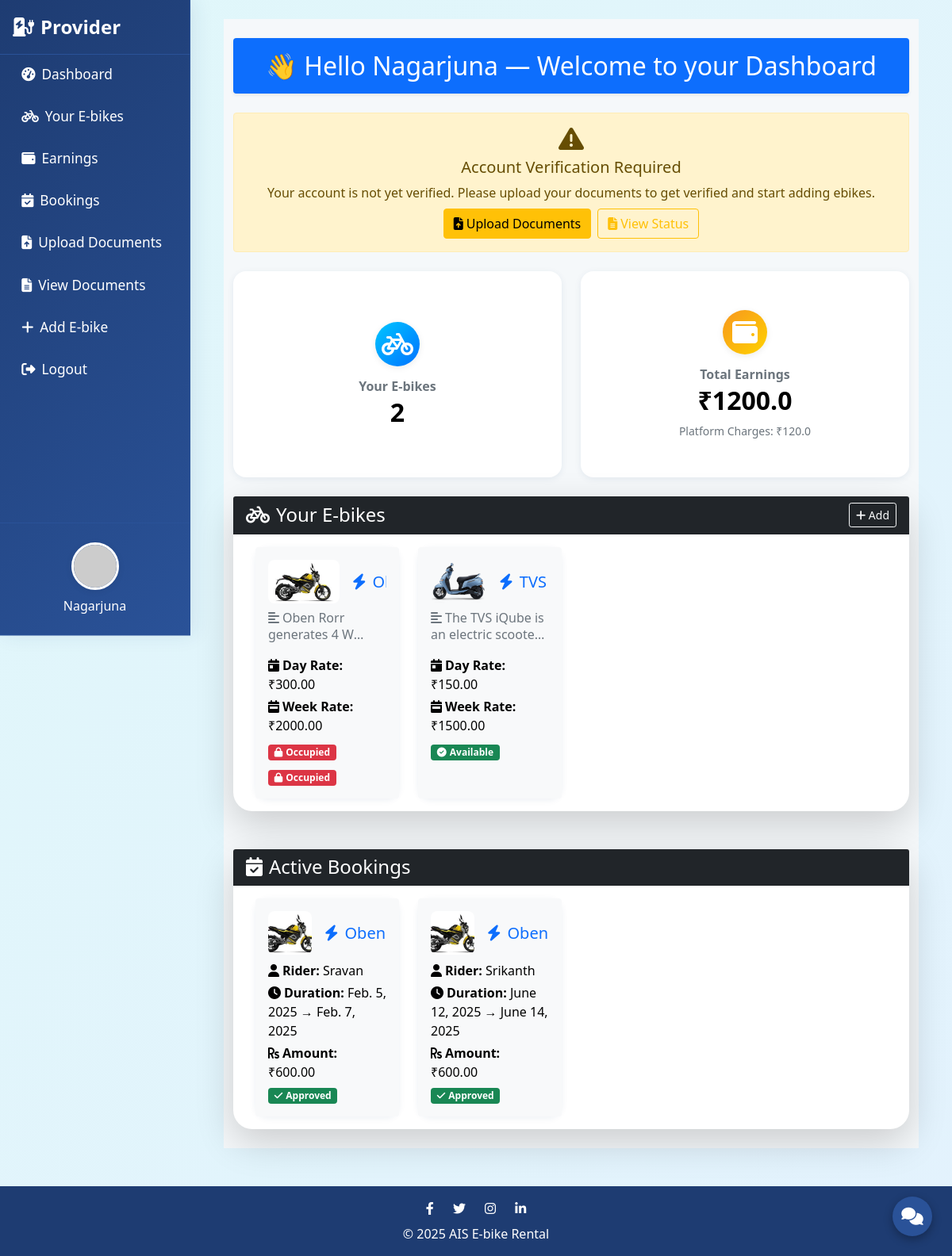
Before: /vehicle-providers/dashboard/ (signed in) with the older database file.
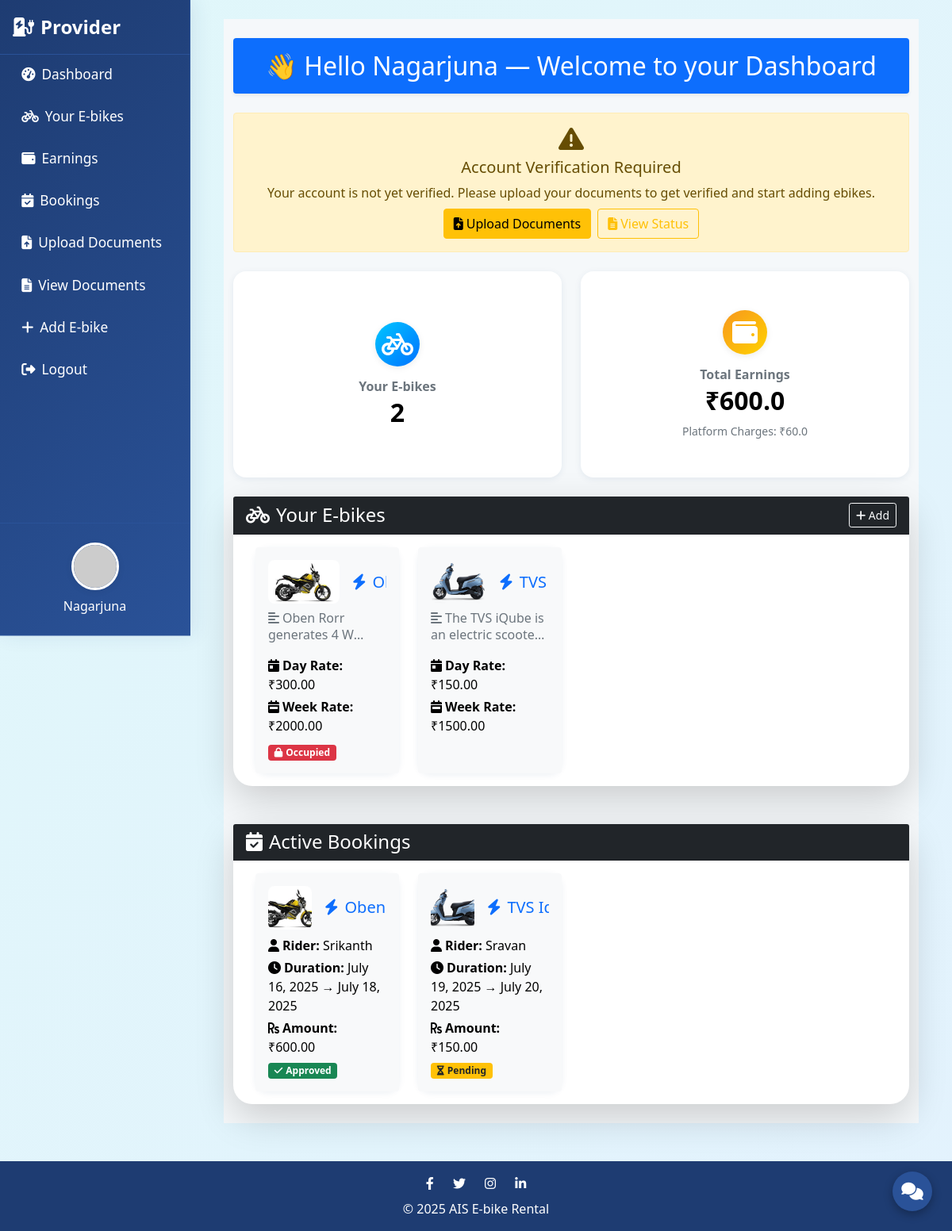
After: the same page with the newer database file.
### core/models.py (models this page shows)
class EBike(models.Model):
    name = models.CharField(max_length=100)
    description = models.TextField()
    price_per_day = models.DecimalField(max_digits=6, decimal_places=2)
    price_per_week = models.DecimalField(max_digits=6, decimal_places=2)
    image = models.ImageField(upload_to='ebikes/')
    provider = models.ForeignKey(User, on_delete=models.CASCADE, related_name='ebikes')
    is_available = models.BooleanField(default=True)

class Booking(models.Model):
    rider = models.ForeignKey(User, on_delete=models.CASCADE, related_name='bookings')
    ebike = models.ForeignKey(EBike, on_delete=models.CASCADE, related_name='bookings')
    start_date = models.DateField()
    end_date = models.DateField()
    total_price = models.DecimalField(max_digits=8, decimal_places=2)
    is_approved = models.BooleanField(default=False)
    is_paid = models.BooleanField(default=False)

class User(AbstractUser):
    is_rider = models.BooleanField(default=False)
    is_vehicle_provider = models.BooleanField(default=False)
    mobile_number = models.CharField(max_length=15)
    profile_image = models.ImageField(upload_to='profile_images/', blank=True, null=True)
    is_verified_provider = models.BooleanField(default=False, help_text="Admin verification status for vehicle providers")
    verification_notes = models.TextField(blank=True, null=True, help_text="Admin notes about verification")

### vehicle_providers/views.py (the view)
# urls.py: path('dashboard/', views.vehicle_provider_dashboard, name='vehicle_provider_dashboard'),
@login_required
def vehicle_provider_dashboard(request):
    ebikes = EBike.objects.filter(provider=request.user)
    bookings = Booking.objects.filter(ebike__provider=request.user)
    total_earnings = sum(float(booking.total_price) for booking in bookings if booking.is_approved)
    platform_charges = total_earnings * 0.1
    return render(request, 'vehicle_providers/dashboard.html', {
        'ebikes': ebikes,
        'bookings': bookings,
        'total_earnings': total_earnings,
        'platform_charges': platform_charges
    })

### core/context_processors.py (called while the page is built)
def unread_notification_count(request):
    try:
        Notification = apps.get_model('core', 'Notification')
        public_count = Notification.objects.filter(is_public=True).count()
        if request.user.is_authenticated:
            user_count = Notification.objects.filter(recipient=request.user, is_read=False).count()
            count = public_count + user_count
        else:
            count = public_count
    except Exception:
        count = 0
    return {'unread_notification_count': count}

### templates/vehicle_providers/dashboard.html (shortened to what the changed rows need)
{% extends 'core/base.html' %}
{% block content %}
<div class="main-content-with-sidebar">
  <div class="container-xxl py-4">
    <h2 class="text-center text-white bg-primary py-3 px-2 rounded shadow-sm mb-4">
      👋 Hello {{ request.user.username }} — Welcome to your Dashboard
    </h2>
    <div class="row g-4 mb-4">
      <div class="col-md-6 col-12">
        <div class="card summary-card h-100 border-0 text-center">
          <div class="card-body py-4 d-flex flex-column align-items-center justify-content-center">
            <h2 class="fw-bold mb-0">{{ ebikes|length }}</h2>
          </div>
        </div>
      </div>
      <div class="col-md-6 col-12">
        <div class="card summary-card h-100 border-0 text-center">
          <div class="card-body py-4 d-flex flex-column align-items-center justify-content-center">
            <div class="icon-circle mb-3" style="background: linear-gradient(135deg, #f7971e 0%, #ffd200 100%);"><i class="fas fa-wallet"></i></div>
            <h6 class="fw-bold text-secondary mb-1">Total Earnings</h6>
            <h2 class="fw-bold mb-0">₹{{ total_earnings }}</h2>
            <div class="small text-muted mt-2">Platform Charges: ₹{{ platform_charges }}</div>
          </div>
        </div>
      </div>
    </div>
    <div class="row g-4 w-100 mx-0" id="ebikes-section">
      <div class="card shadow-lg border-0 w-100 px-0" style="border-radius: 1.5rem;">
        <div class="card-body overflow-auto" style="max-height: 60vh">
          <div class="row g-4 w-100 mx-0">
            {% for ebike in ebikes %}
              <div class="col-lg-3 col-md-4 col-sm-6 col-12">
                <div class="card provider-ebike-card border-0 h-100 animated-card">
                  <div class="card-body bg-light rounded">
                    <div class="d-flex align-items-center mb-2">
                      {% if ebike.image %}
                        <img src="{{ ebike.image.url }}" alt="{{ ebike.name }}" style="width: 90px; height: 55px; object-fit: cover; border-radius: 8px;" class="me-3" />
                      {% else %}
                        <img src="https://api.dicebear.com/7.x/icons/svg?seed={{ ebike.name }}" alt="{{ ebike.name }}" style="width: 90px; height: 55px; object-fit: cover; border-radius: 8px;" class="me-3" />
                      {% endif %}
                      <h5 class="card-title text-primary mb-0 bike-name-short" title="{{ ebike.name }}"><i class="fas fa-bolt me-2"></i>{{ ebike.name }}</h5>
                    </div>
                    <p class="card-text text-muted bike-desc-short"><i class="fas fa-align-left me-1"></i>{{ ebike.description|truncatewords:15 }}</p>
                    <p class="card-text mb-1"><i class="fas fa-calendar-day me-1"></i><strong>Day Rate:</strong> ₹{{ ebike.price_per_day }}</p>
                    <p class="card-text mb-2"><i class="fas fa-calendar-week me-1"></i><strong>Week Rate:</strong> ₹{{ ebike.price_per_week }}</p>
                    {% with shown=False %}
                      {% for booking in ebike.bookings.all %}
                        {% if booking.is_approved and not shown %}
                          <div class="mt-2">
                            <span class="badge bg-danger"><i class="fas fa-lock me-1"></i>Occupied</span>
                          </div>
                        {% endif %}
                      {% endfor %}
                      {% if not shown and ebike.bookings.all|length == 0 %}
                        <div class="mt-2">
                          <span class="badge bg-success"><i class="fas fa-check-circle me-1"></i>Available</span>
                        </div>
                      {% endif %}
                    {% endwith %}
                  </div>
                </div>
              </div>
            {% empty %}
            <p class="text-muted">No E-bikes registered yet.</p>
            {% endfor %}
          </div>
        </div>
      </div>
    </div>
    <div class="row g-4 mt-4 w-100 mx-0" id="bookings-section">
      <div class="card shadow-lg border-0 w-100 px-0" style="border-radius: 1.5rem;">
        <div class="card-body overflow-auto" style="max-height: 60vh">
          <div class="row g-4 w-100 mx-0">
            {% for booking in bookings %}
              <div class="col-lg-3 col-md-4 col-sm-6 col-12">
                <div class="card provider-booking-card border-0 h-100 animated-card">
                  <div class="card-body bg-light rounded">
                    <div class="d-flex align-items-center mb-2">
                      {% if booking.ebike.image %}
                        <img src="{{ booking.ebike.image.url }}" alt="{{ booking.ebike.name }}" style="width: 55px; height: 55px; object-fit: cover; border-radius: 8px;" class="me-3" />
                      {% else %}
                        <img src="https://api.dicebear.com/7.x/icons/svg?seed={{ booking.ebike.name }}" alt="{{ booking.ebike.name }}" style="width: 55px; height: 55px; object-fit: cover; border-radius: 8px;" class="me-3" />
                      {% endif %}
                      <h5 class="card-title text-primary mb-0 bike-name-short" title="{{ booking.ebike.name }}"><i class="fas fa-bolt me-2"></i>{{ booking.ebike.name }}</h5>
                    </div>
                    <p class="card-text mb-1"><i class="fas fa-user me-1"></i><strong>Rider:</strong> {{ booking.rider.username }}</p>
                    <p class="card-text mb-1"><i class="fas fa-clock me-1"></i><strong>Duration:</strong> {{ booking.start_date }} → {{ booking.end_date }}</p>
                    <p class="card-text mb-1"><i class="fas fa-rupee-sign me-1"></i><strong>Amount:</strong> ₹{{ booking.total_price }}</p>
                    <span class="badge {% if booking.is_approved %}bg-success{% else %}bg-warning text-dark{% endif %}">
                      {% if booking.is_approved %}<i class="fas fa-check me-1"></i>Approved{% else %}<i class="fas fa-hourglass-half me-1"></i>Pending{% endif %}
                    </span>
                  </div>
                </div>
              </div>
            {% empty %}
            <p class="text-muted">You have no current bookings.</p>
            {% endfor %}
          </div>
        </div>
      </div>
    </div>
  </div>
</div>
<link href="https://cdnjs.cloudflare.com/ajax/libs/font-awesome/6.4.0/css/all.min.css" rel="stylesheet">
{% endblock %}

Changed rows visible on the page:
removed Booking: is_approved True (drawn), ebike.image (picture), ebike.name "Ob…", rider.username "Sravan", start_date "Feb. 5, 2025", end_date "Feb. 7, 2025", total_price "600.00"
removed Booking: is_approved True (drawn), ebike.image (picture), ebike.name "Ob…", rider.username "Srikanth", start_date "June 12, 2025", end_date "June 14, 2025", total_price "600.00"
added Booking: is_approved True (drawn), ebike.image (picture), ebike.name "Ob…", rider.username "Srikanth", start_date "July 16, 2025", end_date "July 18, 2025", total_price "600.00"
shown differently, row unchanged: EBike "The TVS iQube is an electric…": no longer shows "Available"
added Booking: ebike.image (picture), ebike.name "TVS…", rider.username "Sravan", start_date "July 19, 2025", end_date "July 20, 2025", total_price "150.00", is_approved False (drawn), shown under "Active Bookings"
Other visible differences:
{{ total_earnings }}: "1200.0" → "600.0"
{{ platform_charges }}: "120.0" → "60.0"
